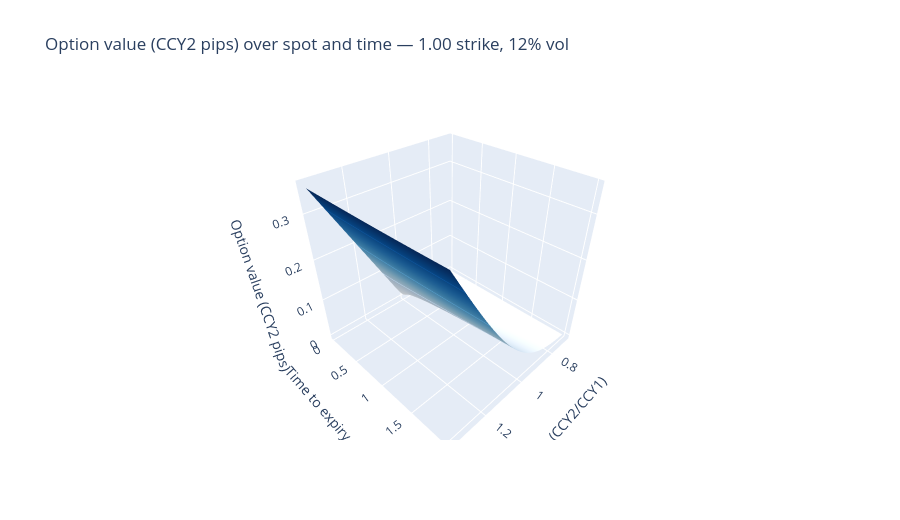
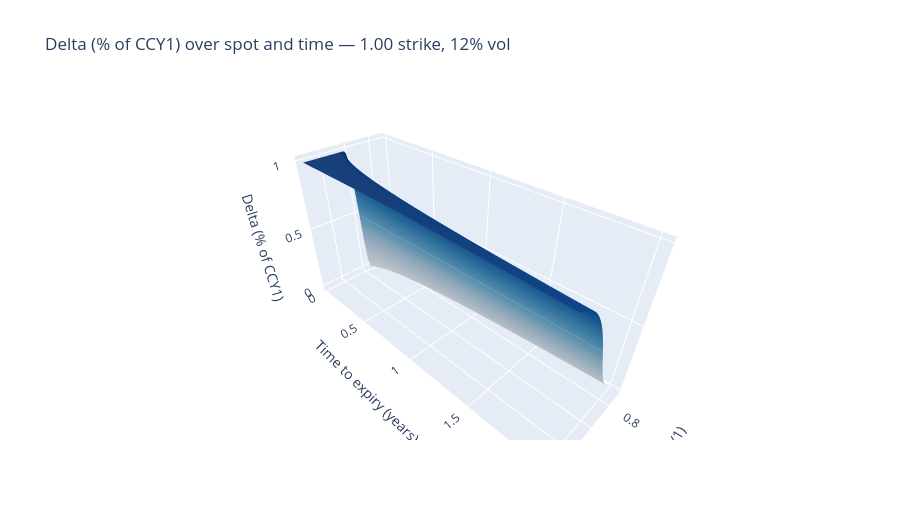
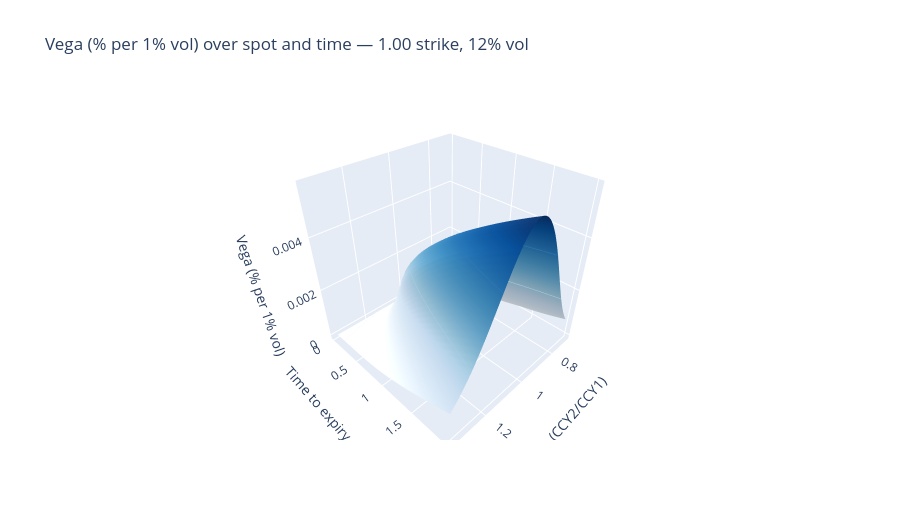

Notebook code cell kept with these figures, in order:
### Markdown cell above
The peak sits where the **forward** meets the strike, not where spot does. With a big rate differential over two years the forward is a long way from spot, and the whole profile slides with it. Chapter 6 keeps rates at zero precisely so this doesn't obscure the shape — but a real book has rates in it.

### 3D surfaces

Rotate these. Value, delta and vega over spot × time.

### Code cell
spot_grid = np.linspace(0.70, 1.35, 55)
time_grid = np.linspace(0.02, 2.0, 55)
SS, TT = np.meshgrid(spot_grid, time_grid)
K, r1, r2, sigma = 1.0, 0.0, 0.0, 0.12

surfaces = {
    "Option value (CCY2 pips)": np.vectorize(lambda s, t: price(OptionType.CALL, s, K, t, r1, r2, sigma))(SS, TT),
    "Delta (% of CCY1)": np.vectorize(lambda s, t: delta_closed_form(OptionType.CALL, s, K, t, r1, r2, sigma))(SS, TT),
    "Vega (% per 1% vol)": np.vectorize(lambda s, t: vega_market(s, K, t, r1, r2, sigma))(SS, TT),
}

for name, Z in surfaces.items():
    fig = go.Figure(go.Surface(x=spot_grid, y=time_grid, z=Z, colorscale="Blues",
                               showscale=False, contours={"z": {"show": True, "usecolormap": True}}))
    fig.update_layout(
        scene=dict(xaxis_title="Spot (CCY2/CCY1)", yaxis_title="Time to expiry (years)", zaxis_title=name),
        height=520, title=f"{name} over spot and time — 1.00 strike, 12% vol",
    )
    fig.show()

### Figure 1 — Plotly figure (JSON) as saved in the notebook; plotly's stock layout.template omitted (floating-point values rounded to 4 significant figures; data arrays with more than 128 entries replaced by an {"elided": "..."} marker saying what was removed)
{"data": [{"colorscale": [[0.0, "rgb(247,251,255)"], [0.125, "rgb(222,235,247)"], [0.25, "rgb(198,219,239)"], [0.375, "rgb(158,202,225)"], [0.5, "rgb(107,174,214)"], [0.625, "rgb(66,146,198)"], [0.75, "rgb(33,113,181)"], [0.875, "rgb(8,81,156)"], [1.0, "rgb(8,48,107)"]], "contours": {"z": {"show": true, "usecolormap": true}}, "showscale": false, "type": "surface", "x": [0.7, 0.712, 0.7241, 0.7361, 0.7481, 0.7602, 0.7722, 0.7843, 0.7963, 0.8083, 0.8204, 0.8324, 0.8444, 0.8565, 0.8685, 0.8806, 0.8926, 0.9046, 0.9167, 0.9287, 0.9407, 0.9528, 0.9648, 0.9769, 0.9889, 1.001, 1.013, 1.025, 1.037, 1.049, 1.061, 1.073, 1.085, 1.097, 1.109, 1.121, 1.133, 1.145, 1.157, 1.169, 1.181, 1.194, 1.206, 1.218, 1.23, 1.242, 1.254, 1.266, 1.278, 1.29, 1.302, 1.314, 1.326, 1.338, 1.35], "y": [0.02, 0.05667, 0.09333, 0.13, 0.1667, 0.2033, 0.24, 0.2767, 0.3133, 0.35, 0.3867, 0.4233, 0.46, 0.4967, 0.5333, 0.57, 0.6067, 0.6433, 0.68, 0.7167, 0.7533, 0.79, 0.8267, 0.8633, 0.9, 0.9367, 0.9733, 1.01, 1.047, 1.083, 1.12, 1.157, 1.193, 1.23, 1.267, 1.303, 1.34, 1.377, 1.413, 1.45, 1.487, 1.523, 1.56, 1.597, 1.633, 1.67, 1.707, 1.743, 1.78, 1.817, 1.853, 1.89, 1.927, 1.963, 2.0], "z": {"elided": "55x55 float values"}}], "layout": {"height": 520, "scene": {"xaxis": {"title": {"text": "Spot (CCY2/CCY1)"}}, "yaxis": {"title": {"text": "Time to expiry (years)"}}, "zaxis": {"title": {"text": "Option value (CCY2 pips)"}}}, "title": {"text": "Option value (CCY2 pips) over spot and time — 1.00 strike, 12% vol"}}}

### Figure 2 — Plotly figure (JSON) as saved in the notebook; plotly's stock layout.template omitted (floating-point values rounded to 4 significant figures; data arrays with more than 128 entries replaced by an {"elided": "..."} marker saying what was removed)
{"data": [{"colorscale": [[0.0, "rgb(247,251,255)"], [0.125, "rgb(222,235,247)"], [0.25, "rgb(198,219,239)"], [0.375, "rgb(158,202,225)"], [0.5, "rgb(107,174,214)"], [0.625, "rgb(66,146,198)"], [0.75, "rgb(33,113,181)"], [0.875, "rgb(8,81,156)"], [1.0, "rgb(8,48,107)"]], "contours": {"z": {"show": true, "usecolormap": true}}, "showscale": false, "type": "surface", "x": [0.7, 0.712, 0.7241, 0.7361, 0.7481, 0.7602, 0.7722, 0.7843, 0.7963, 0.8083, 0.8204, 0.8324, 0.8444, 0.8565, 0.8685, 0.8806, 0.8926, 0.9046, 0.9167, 0.9287, 0.9407, 0.9528, 0.9648, 0.9769, 0.9889, 1.001, 1.013, 1.025, 1.037, 1.049, 1.061, 1.073, 1.085, 1.097, 1.109, 1.121, 1.133, 1.145, 1.157, 1.169, 1.181, 1.194, 1.206, 1.218, 1.23, 1.242, 1.254, 1.266, 1.278, 1.29, 1.302, 1.314, 1.326, 1.338, 1.35], "y": [0.02, 0.05667, 0.09333, 0.13, 0.1667, 0.2033, 0.24, 0.2767, 0.3133, 0.35, 0.3867, 0.4233, 0.46, 0.4967, 0.5333, 0.57, 0.6067, 0.6433, 0.68, 0.7167, 0.7533, 0.79, 0.8267, 0.8633, 0.9, 0.9367, 0.9733, 1.01, 1.047, 1.083, 1.12, 1.157, 1.193, 1.23, 1.267, 1.303, 1.34, 1.377, 1.413, 1.45, 1.487, 1.523, 1.56, 1.597, 1.633, 1.67, 1.707, 1.743, 1.78, 1.817, 1.853, 1.89, 1.927, 1.963, 2.0], "z": {"elided": "55x55 float values"}}], "layout": {"height": 520, "scene": {"xaxis": {"title": {"text": "Spot (CCY2/CCY1)"}}, "yaxis": {"title": {"text": "Time to expiry (years)"}}, "zaxis": {"title": {"text": "Delta (% of CCY1)"}}}, "title": {"text": "Delta (% of CCY1) over spot and time — 1.00 strike, 12% vol"}}}

### Figure 3 — Plotly figure (JSON) as saved in the notebook; plotly's stock layout.template omitted (floating-point values rounded to 4 significant figures; data arrays with more than 128 entries replaced by an {"elided": "..."} marker saying what was removed)
{"data": [{"colorscale": [[0.0, "rgb(247,251,255)"], [0.125, "rgb(222,235,247)"], [0.25, "rgb(198,219,239)"], [0.375, "rgb(158,202,225)"], [0.5, "rgb(107,174,214)"], [0.625, "rgb(66,146,198)"], [0.75, "rgb(33,113,181)"], [0.875, "rgb(8,81,156)"], [1.0, "rgb(8,48,107)"]], "contours": {"z": {"show": true, "usecolormap": true}}, "showscale": false, "type": "surface", "x": [0.7, 0.712, 0.7241, 0.7361, 0.7481, 0.7602, 0.7722, 0.7843, 0.7963, 0.8083, 0.8204, 0.8324, 0.8444, 0.8565, 0.8685, 0.8806, 0.8926, 0.9046, 0.9167, 0.9287, 0.9407, 0.9528, 0.9648, 0.9769, 0.9889, 1.001, 1.013, 1.025, 1.037, 1.049, 1.061, 1.073, 1.085, 1.097, 1.109, 1.121, 1.133, 1.145, 1.157, 1.169, 1.181, 1.194, 1.206, 1.218, 1.23, 1.242, 1.254, 1.266, 1.278, 1.29, 1.302, 1.314, 1.326, 1.338, 1.35], "y": [0.02, 0.05667, 0.09333, 0.13, 0.1667, 0.2033, 0.24, 0.2767, 0.3133, 0.35, 0.3867, 0.4233, 0.46, 0.4967, 0.5333, 0.57, 0.6067, 0.6433, 0.68, 0.7167, 0.7533, 0.79, 0.8267, 0.8633, 0.9, 0.9367, 0.9733, 1.01, 1.047, 1.083, 1.12, 1.157, 1.193, 1.23, 1.267, 1.303, 1.34, 1.377, 1.413, 1.45, 1.487, 1.523, 1.56, 1.597, 1.633, 1.67, 1.707, 1.743, 1.78, 1.817, 1.853, 1.89, 1.927, 1.963, 2.0], "z": {"elided": "55x55 float values"}}], "layout": {"height": 520, "scene": {"xaxis": {"title": {"text": "Spot (CCY2/CCY1)"}}, "yaxis": {"title": {"text": "Time to expiry (years)"}}, "zaxis": {"title": {"text": "Vega (% per 1% vol)"}}}, "title": {"text": "Vega (% per 1% vol) over spot and time — 1.00 strike, 12% vol"}}}
